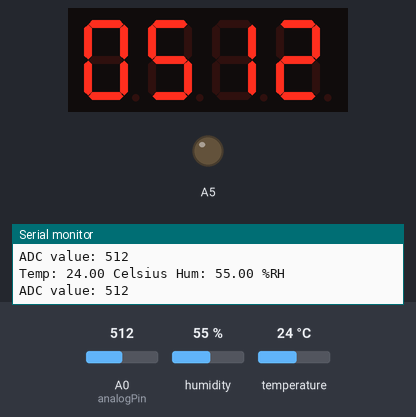
Bench run of a sketch on a simulated Arduino Zero (SAMD21). Parts: 4-digit seven-segment display, output pins drawn as LEDs (lit = HIGH), the last lines printed to the serial monitor. Inputs (shaded band) come from the test bench; at power-on: humidity 55 %, A0 (analogPin) = 512, temperature 24 °C.

Above: at 3.8 s.
3.9 s: humidity set to 22 %
At 5.9 s:
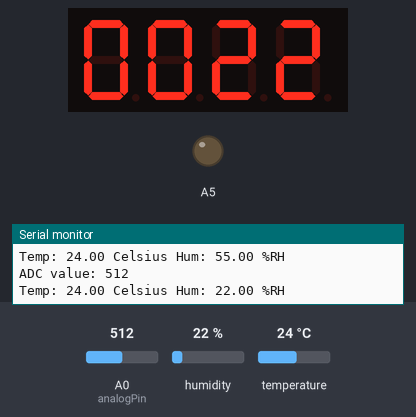
7.9 s: A0 (analogPin) set to 716
At 10.0 s:
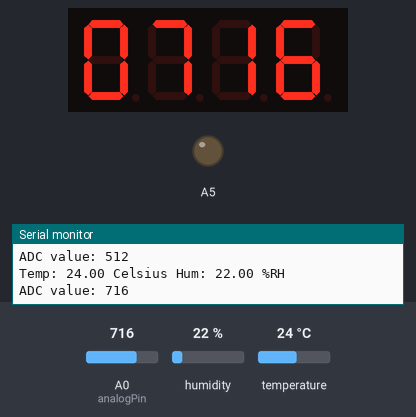
11.9 s: temperature set to 12 °C
At 13.9 s:
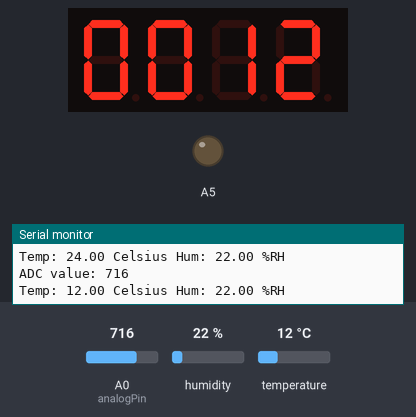
15.9 s: A0 (analogPin) set to 900
At 18.8 s:
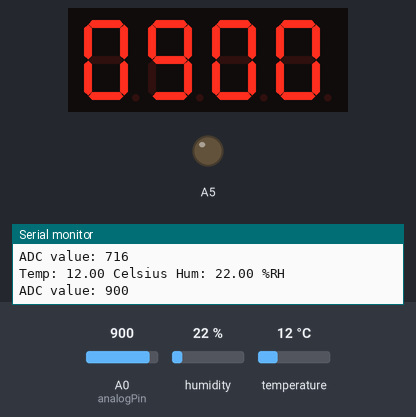
21.0 s: humidity set to 40 %
At 24.4 s:
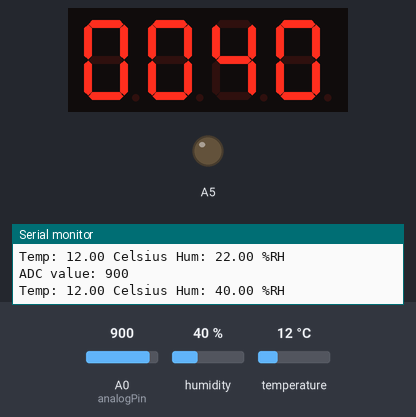
26.1 s: A0 (analogPin) set to 1023
At 28.2 s:
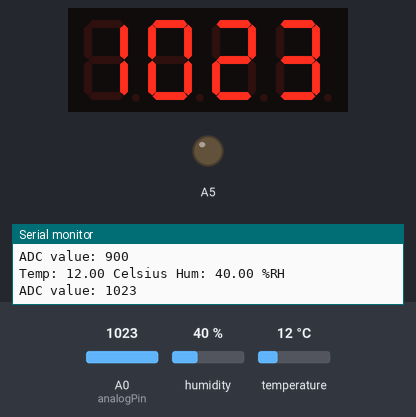
Timing chart, 0 to 29.7 s (numbered marks = the images above; inputs shaded):
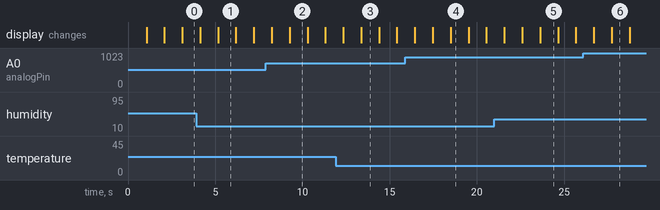

Measured:
- what the display in image 1 shows lasts 1.0 s, from 5.2 s to 6.2 s

The sketch:

7segment_DHT22_light_101.ino
```cpp
#include "TM1637.h"
#include "DHT.h"


#define DEBUG_STREAM SerialUSB
#define DEBUG_STREAM_BAUD 115200

//---------------------------------------------------------------------------------------------------
//---------------------------------------------------------------------------------------------------
// 4 digit 7 SEGMENT DISPLAY I2C

#define CLK 15  //pins definitions for TM1637 and can be changed to other ports
#define DIO 14
TM1637 tm1637(CLK,DIO);
int8_t NumTab[] = {0,1,2,3,4,5,6,7,8,9,10,11,12,13,14,15};//0~9,A,b,C,d,E,F
int8_t ListDisp[4];
unsigned char i = 0;
unsigned char count = 0;
int Thousands = 0;
int Hundreds = 0;
int Tens = 0;
int Ones = 0;

// LIGHT SENSOR
int analogPin = A0;
int ADC_value = 0;
int light_intensity_value  = 0;

// DHT22
#define DHTPIN A4
#define DHTTYPE DHT22
DHT dht(DHTPIN, DHTTYPE);

float h = 0.0;
float t = 0.0;

//---------------------------------------------------------------------------------------------------
//---------------------------------------------------------------------------------------------------

void setup()
{
    tm1637.init();
    tm1637.set(BRIGHTEST);//BRIGHT_TYPICAL = 2,BRIGHT_DARKEST = 0,BRIGHTEST = 7;
    pinMode(19, OUTPUT);
    dht.begin();

    DEBUG_STREAM.begin(DEBUG_STREAM_BAUD);
    //MODEM_STREAM.begin(n2x.getDefaultBaudrate());
    DEBUG_STREAM.println("Initializing and connecting... ");


}

void loop()
{
    ADC_value = analogRead(analogPin);   //Read ADC value from light sensor

    SegmentDisplayNumber(ADC_value);
    DEBUG_STREAM.print("ADC value: ");
    DEBUG_STREAM.println(ADC_value);
    delay(1000);

    h = dht.readHumidity();
    t = dht.readTemperature();
    DEBUG_STREAM.print("Temp: ");
    DEBUG_STREAM.print(t);
    DEBUG_STREAM.print(" Celsius ");
    DEBUG_STREAM.print("Hum: ");
    DEBUG_STREAM.print(h);
    DEBUG_STREAM.println(" %RH");

    SegmentDisplayNumber(t);
    delay(1000);

    SegmentDisplayNumber(h);
    delay(1000);
}

void SegmentDisplayNumber(int number)
{
    Thousands = number/1000;
    Hundreds = (number - Thousands*1000)/100;
    Tens = (number-Thousands*1000-Hundreds*100)/10;
    Ones = (number-Thousands*1000-Hundreds*100-Tens*10);

    ListDisp[0] = Thousands;
    ListDisp[1] = Hundreds;
    ListDisp[2] = Tens;
    ListDisp[3] = Ones;

    tm1637.display(0,ListDisp[0]);
    tm1637.display(1,ListDisp[1]);
    tm1637.display(2,ListDisp[2]);
    tm1637.display(3,ListDisp[3]);
}
```
